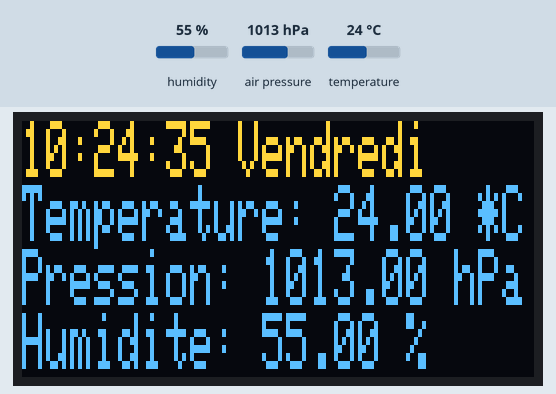
A sketch run on a simulated ESP8266 (NodeMCU). Shown: 128×64 one-colour display. Inputs (shaded band) come from the test bench; at power-on: humidity 55 %, air pressure 1013 hPa, temperature 24 °C. The OLED is the two-colour kind (top 16 rows yellow); WiFi joins after 1.5 s; servers stay silent unless stated; network time is answered at once with the bench clock; the local clock reads 2024-03-15 10:24:30 at power-on unless the sketch sets it; what the sketch prints to the serial monitor is not drawn.

Above: at 5.7 s.
5.8 s: humidity set to 22 %
At 7.3 s:
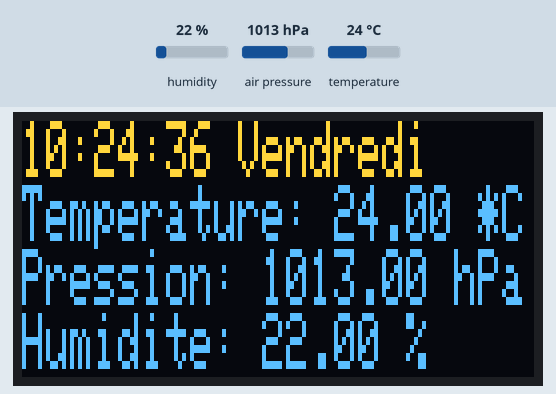
8.8 s: air pressure set to 952 hPa
At 10.6 s:
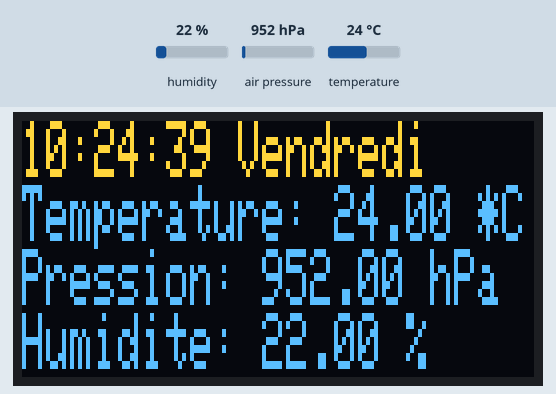
11.8 s: temperature set to 12 °C
At 12.7 s:
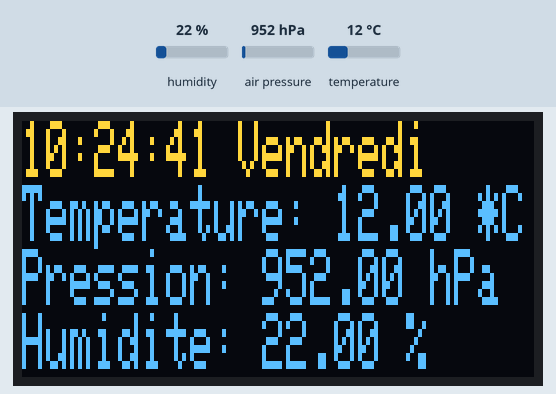
14.4 s: humidity set to 40 %
At 15.8 s:
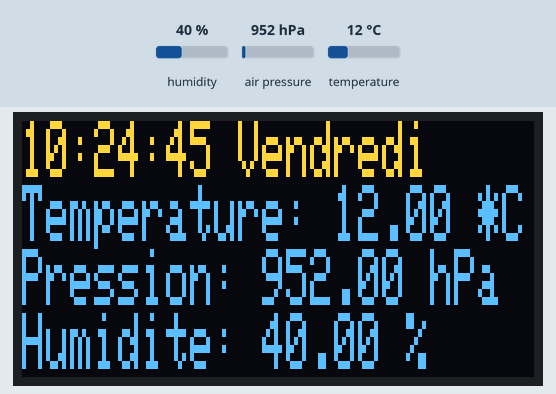
17.4 s: air pressure set to 975 hPa
At 18.5 s:
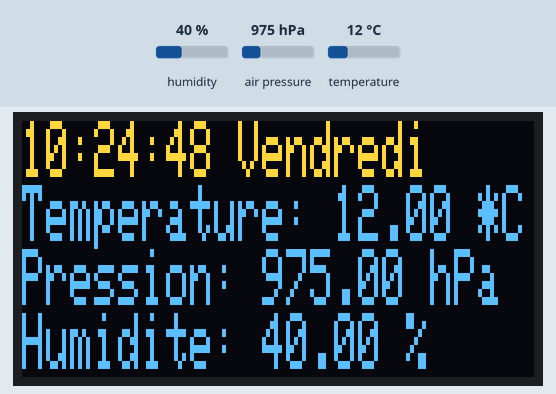
Timing chart, 0 to 20.4 s (numbered marks = the images above; inputs shaded):
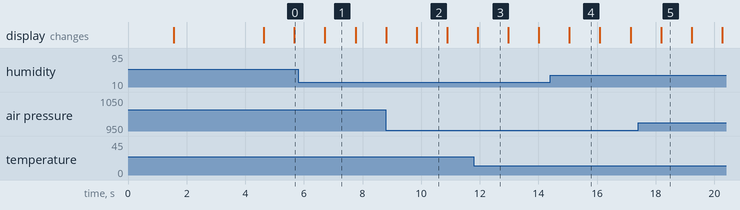

The sketch:

Projet_iOT2.ino
```cpp
#include <Wire.h>
#include <SPI.h>
#include <Adafruit_Sensor.h>
#include <Adafruit_BME280.h>
#include <Adafruit_GFX.h>
#include <Adafruit_SSD1306.h>
#include <NTPClient.h>
#include <ESP8266WiFi.h>
#include <WiFiUdp.h>


#define SEALEVELPRESSURE_HPA (1013.25)

Adafruit_BME280 bme;

Adafruit_SSD1306 display = Adafruit_SSD1306(128, 64, &Wire);
unsigned long delayTime;

const char *ssid = "WIFI_Pi4";
const char *password = "123456789";

WiFiUDP ntpUDP;
NTPClient timeClient(ntpUDP, "pool.ntp.org", 3600, 60000);

String arr_days[]={"Dimanche","Lundi","Mardi","Mercredi","Jeudi","Vendredi","Samedi"};
String date_time;

void setup() {
  Serial.begin(9600);
  Serial.println(F("BME280 test"));
  Wire.pins(2, 0);
  Wire.begin();

  WiFi.begin(ssid, password);

  display.begin(SSD1306_SWITCHCAPVCC, 0x3C);

  while ( WiFi.status() != WL_CONNECTED )
  {
    delay ( 500 );
    Serial.print ( "." );
  }

  display.clearDisplay();

  display.setTextSize(1, 2);

  display.setTextColor(WHITE);

  display.setCursor(5, 2);

  display.println("Bienvenue dans");

  display.println(" notre Projet");

  display.println("      :)");

  display.display();

  delay(3000);

  timeClient.begin();

  bool status;
  status = bme.begin(0x76);
  if (!status) {
    Serial.println("Could not find a valid BME280 sensor, check wiring!");
    while (1);
  }

  Serial.println("-- Default Test --");
  delayTime = 1000;

  Serial.println();
}


void loop() {

  display.setCursor(0,0);
  display.clearDisplay();

  timeClient.update();
  Serial.println(" "+timeClient.getFormattedTime());

  int hh = timeClient.getHours();

  int mm = timeClient.getMinutes();

  int ss = timeClient.getSeconds();

  display.print(hh);

  display.print(":");

  display.print(mm);

  display.print(":");

  display.print(ss);

  int day = timeClient.getDay();

  display.println(" "+arr_days[day]);

  date_time = timeClient.getFormattedTime();

  int index_date = date_time.indexOf("T");

  String date = date_time.substring(0, index_date);


  Serial.print("Temperature = "); Serial.print(bme.readTemperature()); Serial.println(" *C");
  display.print("Temperature: "); display.print(bme.readTemperature()); display.println(" *C");

  Serial.print("Pression = "); Serial.print(bme.readPressure() / 100.0F); Serial.println(" hPa");
  display.print("Pression: "); display.print(bme.readPressure() / 100.0F); display.println(" hPa");

  Serial.print("Humidite = "); Serial.print(bme.readHumidity()); Serial.println(" %");
  display.print("Humidite: "); display.print(bme.readHumidity()); display.println(" %");

  Serial.println();
  display.display();
  delay(1000);
}
```

Measured:
- what the display in image 1 shows lasts 1.1 s, from 6.7 s to 7.8 s
